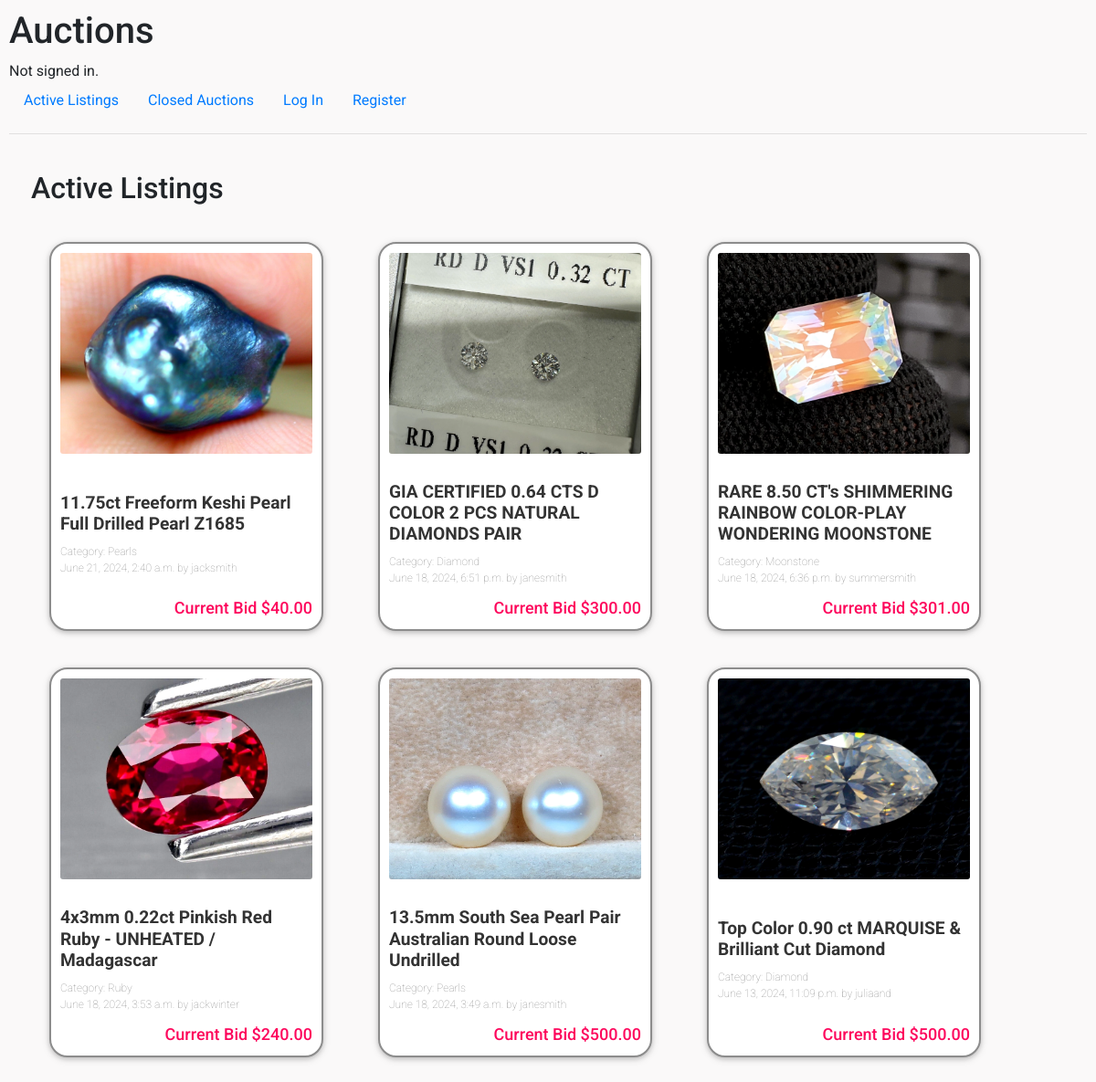
The page / on the database its author committed.
### auctions/models.py (models this page shows, shortened)
class Listing(models.Model):
    title = models.CharField(max_length=64)
    description = models.TextField()
    starting_price = models.DecimalField(max_digits=6, decimal_places=2)
    date = models.DateTimeField(auto_now_add=True)
    author = models.ForeignKey(User, on_delete=models.CASCADE, default=None)
    image = models.ImageField(upload_to="media", default="media/fallback.png", blank=True)
    watchlist = models.ManyToManyField(User, blank=True, null=True, related_name="watchlist")
    category = models.ForeignKey(Category, on_delete=models.CASCADE, blank=True, null=True)
    active = models.BooleanField(default=True)

class Category(models.Model):
    category_name = models.CharField(max_length=64)
    def __str__(self):
        return self.category_name

class User(AbstractUser):
    pass

### auctions/views.py (the view)
# urls.py: path("", views.index, name="index"),
def index(request):
    listings = Listing.objects.all().order_by('-date')
    return render(request, "auctions/index.html", {
        "listings": listings
    })

### auctions/templates/auctions/index.html
{% extends "auctions/layout.html" %}
{% block body %}
    <div class="main-section">
        <h2>Active Listings</h2>
        <section class="listings-grid">
            {% for listing in listings %}
            {% if listing.active %}
                <div class="listing-container">
                    <div class="image-container">
                        <img class="card-img" src="{{ listing.image.url }}" alt ="{{ listing.title }}">
                    </div>
                    <div class="listing-content">
                        <h5 class="card-title"><a href="{% url 'listing_page' listing.id %}">{{ listing.title }}</a>
                        </h5>
                        <p>Category: {{ listing.category }}</p>
                        <p>{{ listing.date }} by {{ listing.author }}</p>
                    </div>
                    <div class="current-bid">
                        Current Bid ${{ listing.starting_price }}
                    </div>
                </div>
            {% endif %}
            {% endfor %}
        </section>
    </div>
{% endblock %}

### auctions/templates/auctions/layout.html (shortened to what this page needs)
{% load static %}
<!DOCTYPE html>
<html lang="en">
    <head>
        <link rel="stylesheet" href="https://stackpath.bootstrapcdn.com/bootstrap/4.4.1/css/bootstrap.min.css">
        <link href="{% static 'auctions/styles.css' %}" rel="stylesheet">
    </head>
    <body>
        <h1>Auctions</h1>
        <div>
            {% if user.is_authenticated %}
                Signed in as <strong>{{ user.username }}</strong>.
            {% else %}
                Not signed in.
            {% endif %}
        </div>
        <ul class="nav">
            <li class="nav-item">
                <a class="nav-link" href="{% url 'index' %}">Active Listings</a>
            </li>
            <li class="nav-item">
                <a class="nav-link" href="{% url 'closed_auctions' %}">Closed Auctions</a>
            </li>
            {% if user.is_authenticated %}
                <li class="nav-item">
                    <a class="nav-link" href="{% url 'logout' %}">Log Out</a>
                </li>
                <li class="nav-item">
                    <a class="nav-link" href="{% url 'new_listing' %}">Create New Listing</a>
                </li>
                <li class="nav-item">
                    <a class="nav-link" href="{% url 'watchlist' %}">Watchlist</a>
                </li>
                <li class="nav-item">
                    <a class="nav-link" href="{% url 'category_list' %}">Categories</a>
                </li>
            {% else %}
                <li class="nav-item">
                    <a class="nav-link" href="{% url 'login' %}">Log In</a>
                </li>
                <li class="nav-item">
                    <a class="nav-link" href="{% url 'register' %}">Register</a>
                </li>
            {% endif %}
        </ul>
        <hr>
        {% block body %}
        {% endblock %}
    </body>
</html>

### auctions/static/auctions/styles.css (style rules this page uses)
body { padding: 10px; background-color: rgb(250, 249, 249); font-family: Roboto, sans-serif; }
.main-section { padding: 1.5rem; display: block; }
h2 { margin-bottom: 20px; }
.listing-content { padding: 10px; margin: 0; }
.listing-content p { font-size: 12px; font-weight: 100; margin-bottom: 0; color: #909090; }
.card-img { width: 100%; height: 100%; object-fit: cover; }
.current-bid { align-self: flex-end; font-size: 18px; margin-bottom: 10px; padding-right: 10px; font-weight: 500; color: rgb(253, 6, 92); }
.listings-grid { display: grid; grid-template-columns: repeat(auto-fit, minmax(320px, 320px)); gap:40px; padding: 20px; }
.card-title { font-size: 1.2rem; margin: 10px 0; color: #333; font-weight: bold; transition: color 0.3s; }
.image-container { display: block; padding: 10px; width: 100%; overflow: hidden; height: 240px; }

### rows shown on the page
Listing: image (picture), title "11.75ct Freeform Keshi Pearl Full Drilled Pearl Z1685", category "Pearls", date "June 21, 2024, 2:40 a.m.", author "jacksmith", starting_price "40.00"
Listing: image (picture), title "GIA CERTIFIED 0.64 CTS D COLOR 2 PCS NATURAL DIAMONDS PAIR", category "Diamond", date "June 18, 2024, 6:51 p.m.", author "janesmith", starting_price "300.00"
Listing: image (picture), title "RARE 8.50 CT's SHIMMERING RAINBOW COLOR-PLAY WONDERING MOONSTONE", category "Moonstone", date "June 18, 2024, 6:36 p.m.", author "summersmith", starting_price "301.00"
Listing: image (picture), title "4x3mm 0.22ct Pinkish Red Ruby - UNHEATED / Madagascar", category "Ruby", date "June 18, 2024, 3:53 a.m.", author "jackwinter", starting_price "240.00"
Listing: image (picture), title "13.5mm South Sea Pearl Pair Australian Round Loose Undrilled", category "Pearls", date "June 18, 2024, 3:49 a.m.", author "janesmith", starting_price "500.00"
Listing: image (picture), title "Top Color 0.90 ct MARQUISE & Brilliant Cut Diamond", category "Diamond", date "June 13, 2024, 11:09 p.m.", author "juliaand", starting_price "500.00"
